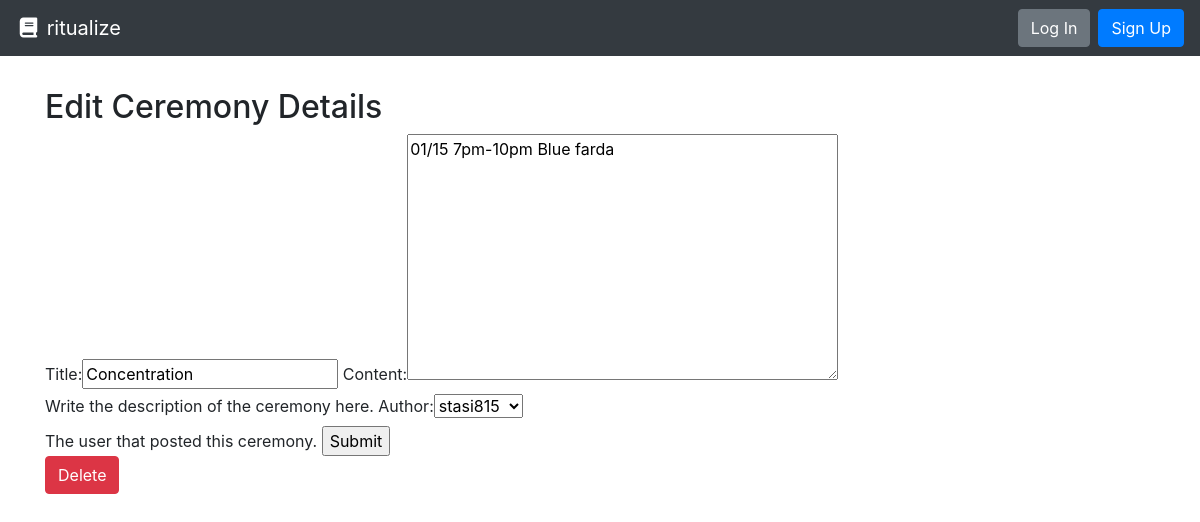
/rituals/concentration/update, run on the app's committed database.
### rituals/models.py (models this page shows, shortened)
class Ceremony(models.Model):
    title = models.CharField(max_length=30)
    author = models.ForeignKey(User, on_delete=models.PROTECT, help_text="The user that posted this ceremony.")
    slug = models.CharField(max_length=settings.CEREMONY_PAGE_TITLE_MAX_LENGTH, blank=True, editable=False, help_text="Unique URL path to access this page. Generated by the system.")
    content = models.TextField(help_text="Write the description of the ceremony here.")
    created = models.DateTimeField(auto_now_add=True, help_text="The date and time this page was created. Automatically generated when the model saves.")
    modified = models.DateTimeField(auto_now=True, help_text="The date and time this page was updated. Automatically generated when the model updates.")

### rituals/views.py (the view, shortened to what this page needs)
# urls.py: path('rituals/<str:slug>/update', CeremonyEditView.as_view(), name= 'ceremony-update-page'),
class CeremonyEditView(UpdateView):
    model = Ceremony
    template_name = 'rituals/ceremony_edit.html'
    form_class = CeremonyForm

### rituals/forms.py
class CeremonyForm(forms.ModelForm):
    class Meta:
        model = Ceremony
        fields = ['title', 'content', 'author']

### rituals/templates/rituals/ceremony_edit.html
{% extends 'base.html' %}
{% block content %}
<div class="d-flex">
    <div class="flex-fill">
        <h2>Edit Ceremony Details</h2>
        {% include 'partials/form.html' %}
        <a href="{% url "ceremony-delete" ceremony.slug %}" class="btn btn-danger">Delete</a>
    </div>
</div>
{% endblock content %}

### rituals/templates/partials/form.html (shortened to what this page needs)
<form method="POST">
{{ form }}
<input type="submit" value="Submit">
</form>

### data on the page
Ceremony: title "Concentration", content "01/15 7pm-10pm Blue farda", author "stasi815"
